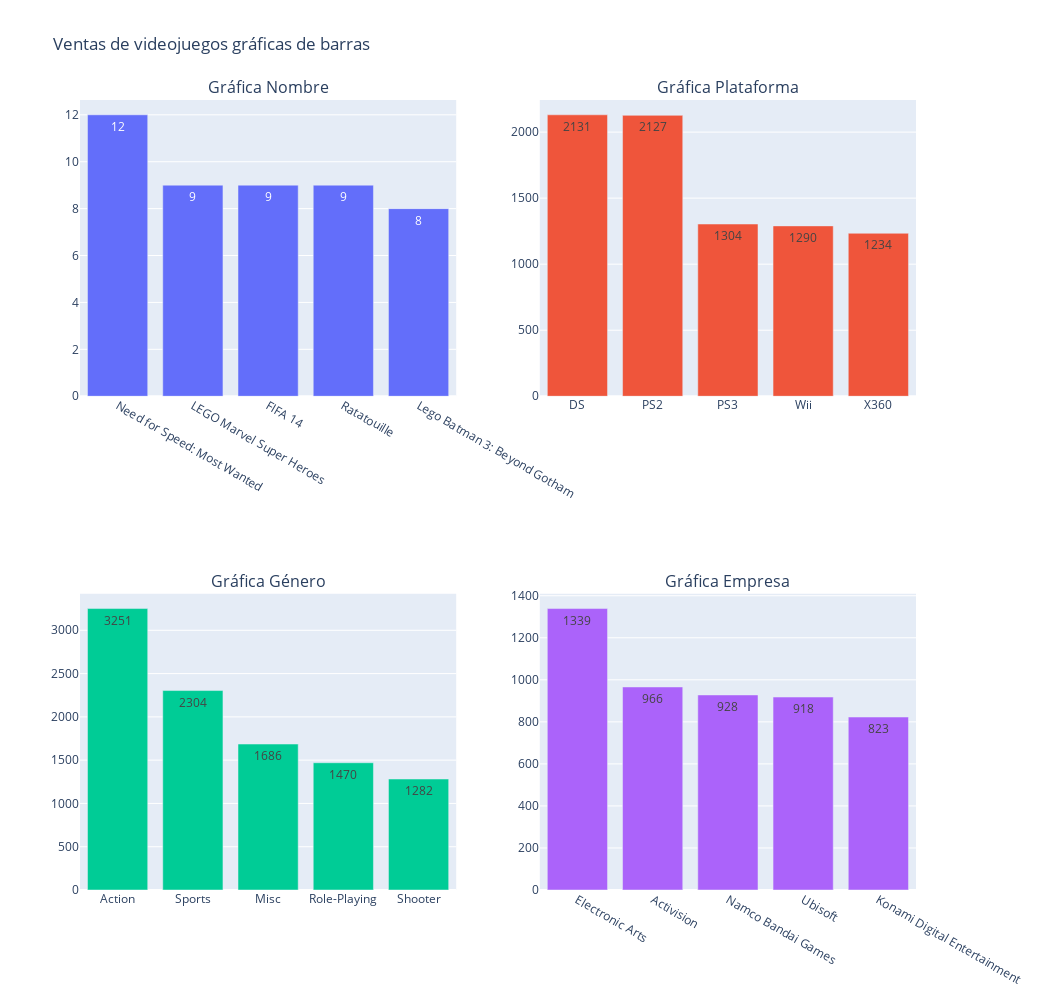

The notebook cell this image was saved under:
### Markdown cell above
Hacemos las gráficas correspondientes a las variables númericas del dataset

### Code cell
fig = go.Figure()
fig = make_subplots(rows=2, 
                    cols=2, 
                    subplot_titles=("Gráfica Nombre", 
                                    "Gráfica Plataforma", 
                                    "Gráfica Género",
                                    "Gráfica Empresa"))

#Nombre 
NameCount = df["Name"].value_counts().head(5)
NameV = NameCount.index.unique()
fig.add_trace(go.Bar(x=NameV, y = NameCount, text=NameCount), 1, 1)

#Plataforma
PCount = df["Platform"].value_counts().head(5)
PV = PCount.index.unique()
fig.add_trace(go.Bar(x=PV, y = PCount, text=PCount), 1, 2)

#Género
GCount = df["Genre"].value_counts().head(5)
GV = GCount.index.unique()
fig.add_trace(go.Bar(x=GV, y = GCount, text=GCount), 2, 1)

#Empresa
ECount = df["Publisher"].value_counts().head(5)
EV = ECount.index.unique()
fig.add_trace(go.Bar(x=EV, y = ECount, text=ECount), 2, 2)

fig.update_traces(texttemplate='%{text}', 
                  textposition='auto')
fig.update_yaxes(automargin=True)
fig.update_layout(height=1000, 
                  width=1050,
                  showlegend=False, 
                  uniformtext_minsize=2, 
                  uniformtext_mode='hide',
                  title_text="Ventas de videojuegos gráficas de barras ")
fig.show()

### Figure 1 — Plotly figure (JSON) as saved in the notebook; plotly's stock layout.template omitted (floating-point values rounded to 4 significant figures)
{"data": [{"text": [12, 9, 9, 9, 8], "textposition": "auto", "texttemplate": "%{text}", "type": "bar", "x": ["Need for Speed: Most Wanted", "LEGO Marvel Super Heroes", "FIFA 14", "Ratatouille", "Lego Batman 3: Beyond Gotham"], "xaxis": "x", "y": [12, 9, 9, 9, 8], "yaxis": "y"}, {"text": [2131, 2127, 1304, 1290, 1234], "textposition": "auto", "texttemplate": "%{text}", "type": "bar", "x": ["DS", "PS2", "PS3", "Wii", "X360"], "xaxis": "x2", "y": [2131, 2127, 1304, 1290, 1234], "yaxis": "y2"}, {"text": [3251, 2304, 1686, 1470, 1282], "textposition": "auto", "texttemplate": "%{text}", "type": "bar", "x": ["Action", "Sports", "Misc", "Role-Playing", "Shooter"], "xaxis": "x3", "y": [3251, 2304, 1686, 1470, 1282], "yaxis": "y3"}, {"text": [1339, 966, 928, 918, 823], "textposition": "auto", "texttemplate": "%{text}", "type": "bar", "x": ["Electronic Arts", "Activision", "Namco Bandai Games", "Ubisoft", "Konami Digital Entertainment"], "xaxis": "x4", "y": [1339, 966, 928, 918, 823], "yaxis": "y4"}], "layout": {"annotations": [{"font": {"size": 16}, "showarrow": false, "text": "Gráfica Nombre", "x": 0.225, "xanchor": "center", "xref": "paper", "y": 1, "yanchor": "bottom", "yref": "paper"}, {"font": {"size": 16}, "showarrow": false, "text": "Gráfica Plataforma", "x": 0.775, "xanchor": "center", "xref": "paper", "y": 1, "yanchor": "bottom", "yref": "paper"}, {"font": {"size": 16}, "showarrow": false, "text": "Gráfica Género", "x": 0.225, "xanchor": "center", "xref": "paper", "y": 0.375, "yanchor": "bottom", "yref": "paper"}, {"font": {"size": 16}, "showarrow": false, "text": "Gráfica Empresa", "x": 0.775, "xanchor": "center", "xref": "paper", "y": 0.375, "yanchor": "bottom", "yref": "paper"}], "height": 1000, "showlegend": false, "title": {"text": "Ventas de videojuegos gráficas de barras "}, "uniformtext": {"minsize": 2, "mode": "hide"}, "width": 1050, "xaxis": {"anchor": "y", "domain": [0, 0.45]}, "xaxis2": {"anchor": "y2", "domain": [0.55, 1]}, "xaxis3": {"anchor": "y3", "domain": [0, 0.45]}, "xaxis4": {"anchor": "y4", "domain": [0.55, 1]}, "yaxis": {"anchor": "x", "automargin": true, "domain": [0.625, 1]}, "yaxis2": {"anchor": "x2", "automargin": true, "domain": [0.625, 1]}, "yaxis3": {"anchor": "x3", "automargin": true, "domain": [0, 0.375]}, "yaxis4": {"anchor": "x4", "automargin": true, "domain": [0, 0.375]}}}
